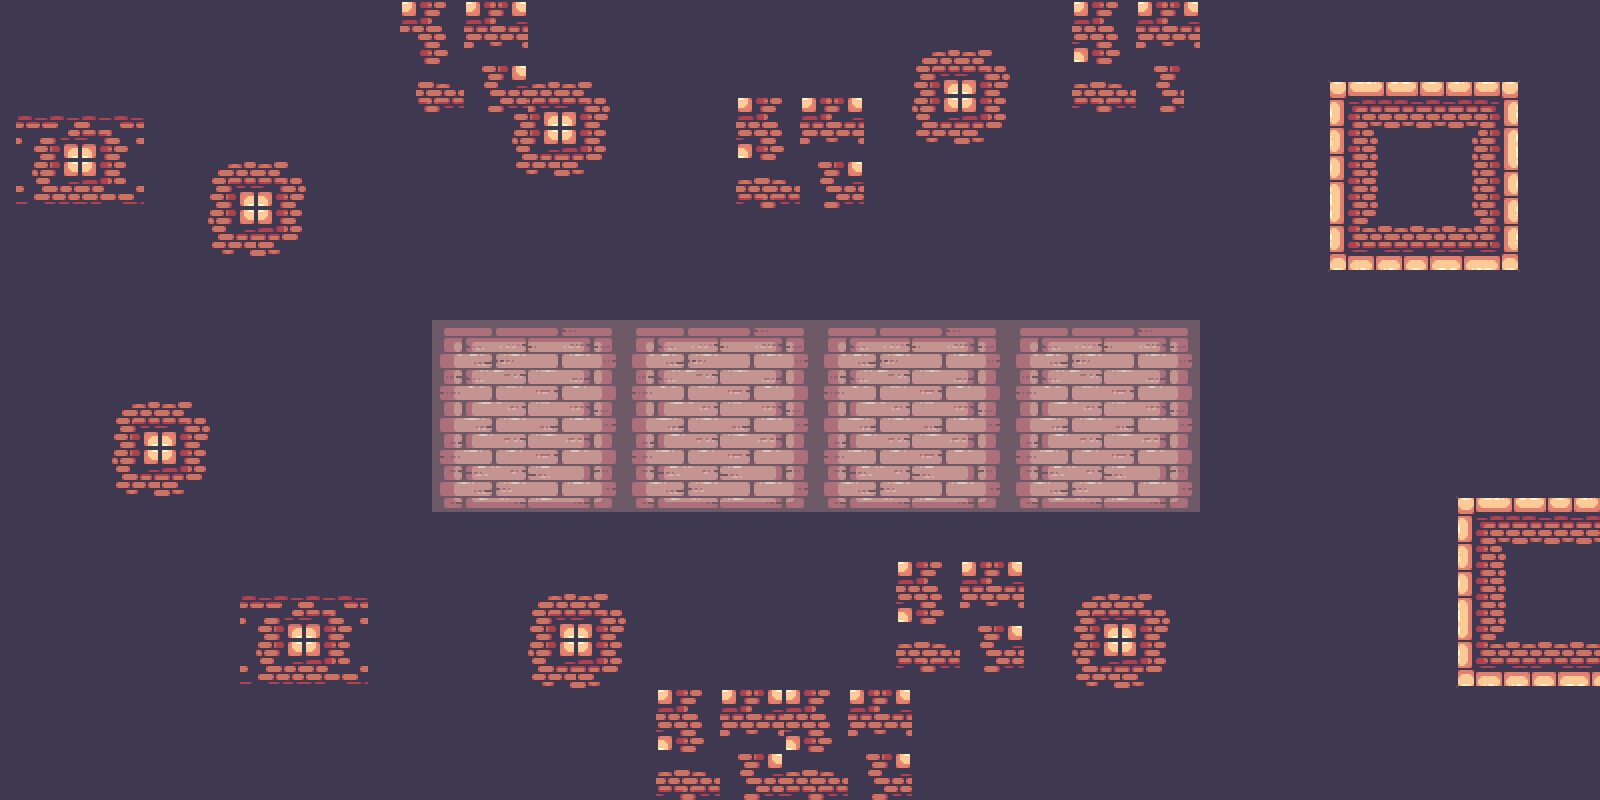

A level layout from a 2D game, rendered from its tile map. Below: a short description, then the map file with tile-grid data replaced by summaries:
An orthogonal 100x50 tile map with 16x16 px tiles, 2 tile layers (Bg, Tile Layer 1), 2 tilesets and 6 objects (Player, boss_stop, batman_retreat, Batman).

<map version="1.10" tiledversion="1.12.1" orientation="orthogonal" renderorder="right-down" width="100" height="50" tilewidth="16" tileheight="16" infinite="0" nextlayerid="13" nextobjectid="13">
 <tileset firstgid="1" source="../tilesets/outside.tsx" />
 <tileset firstgid="769" source="../tilesets/inside.tsx" />
 <layer id="12" name="Bg" width="100" height="50">
  <data>[5000 cells, 5000 non-empty, 1 distinct tile ids]</data>
 </layer>
 <layer id="1" name="Tile Layer 1" width="100" height="50">
  <data>[5000 cells, 5000 non-empty, 456 distinct tile ids]</data>
 </layer>
 <objectgroup id="2" name="Objects">
  <object id="1" name="Player" x="464.423" y="285.546" width="32" height="32" />
 </objectgroup>
 <objectgroup id="4" name="CutsceneData">
  <object id="4" name="boss_stop" x="631.234" y="226.875" width="54.0696" height="109.29" />
  <object id="6" name="batman_retreat" x="1096" y="222.03" width="65.5738" height="121.944" />
 </objectgroup>
 <objectgroup id="5" name="Batman">
  <object id="5" name="Batman" x="772.735" y="268.29" width="48" height="48" />
 </objectgroup>
 <objectgroup id="7" name="Water" />
 <objectgroup id="9" name="Triggers">
  <object id="10" x="437.964" y="287.604" width="603.969" height="42.5654" />
 </objectgroup>
 <objectgroup id="11" name="TrollZones">
  <object id="11" x="432.212" y="316.365" width="613.172" height="205.925" />
 </objectgroup>
</map>
